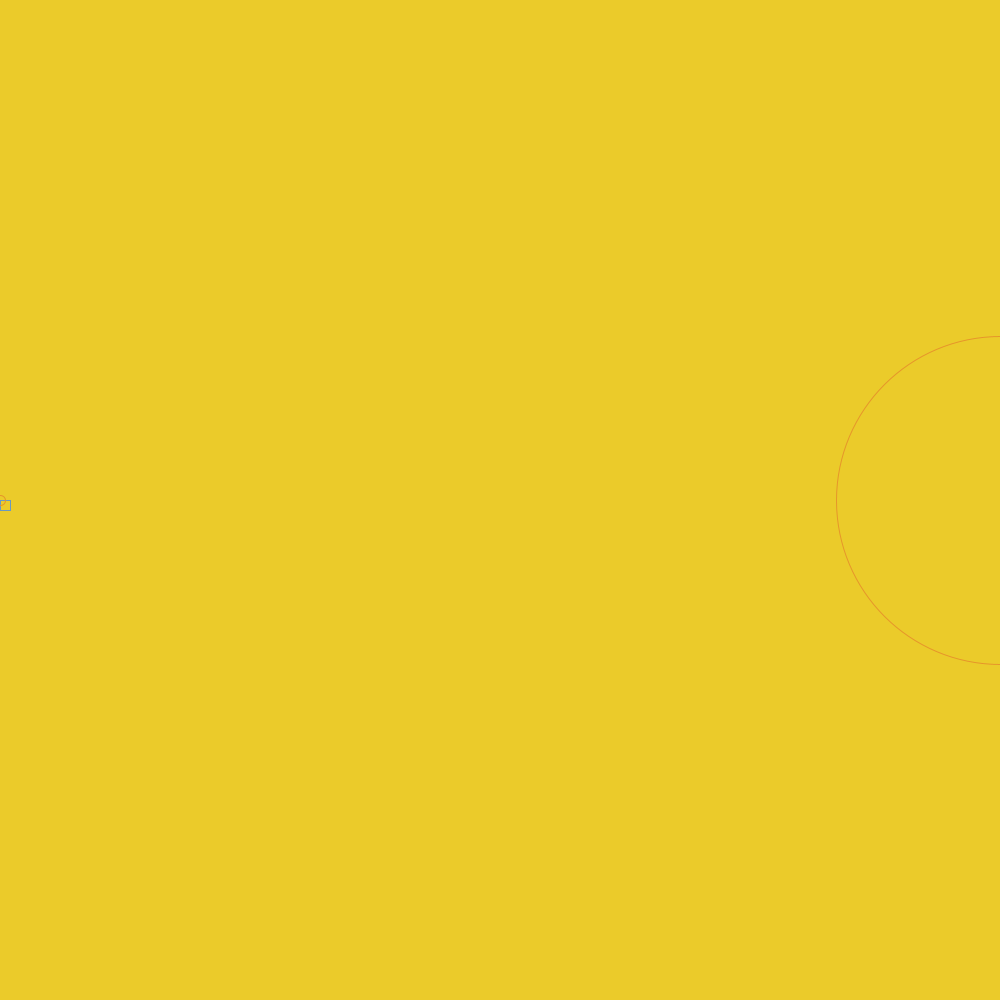
Frame 1 (no input)
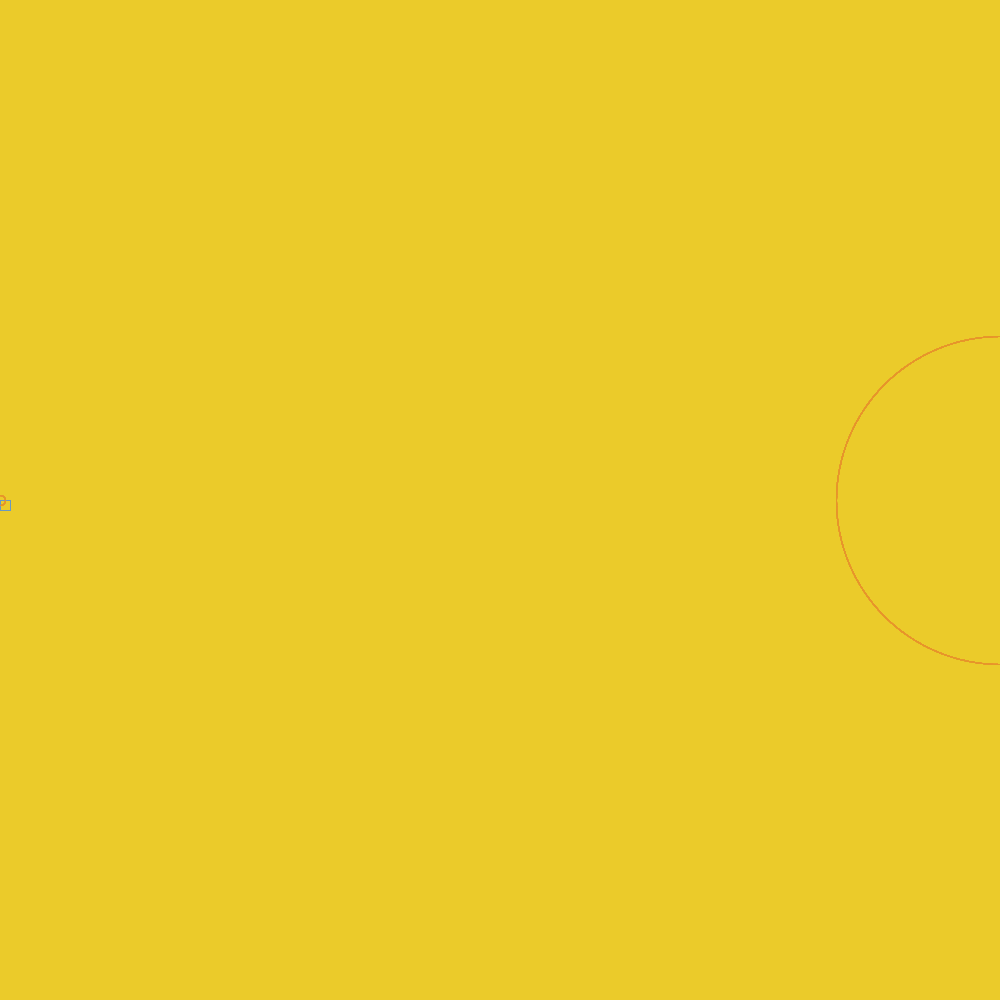
Frame 60 (the mouse pressed at the canvas centre just before this capture)
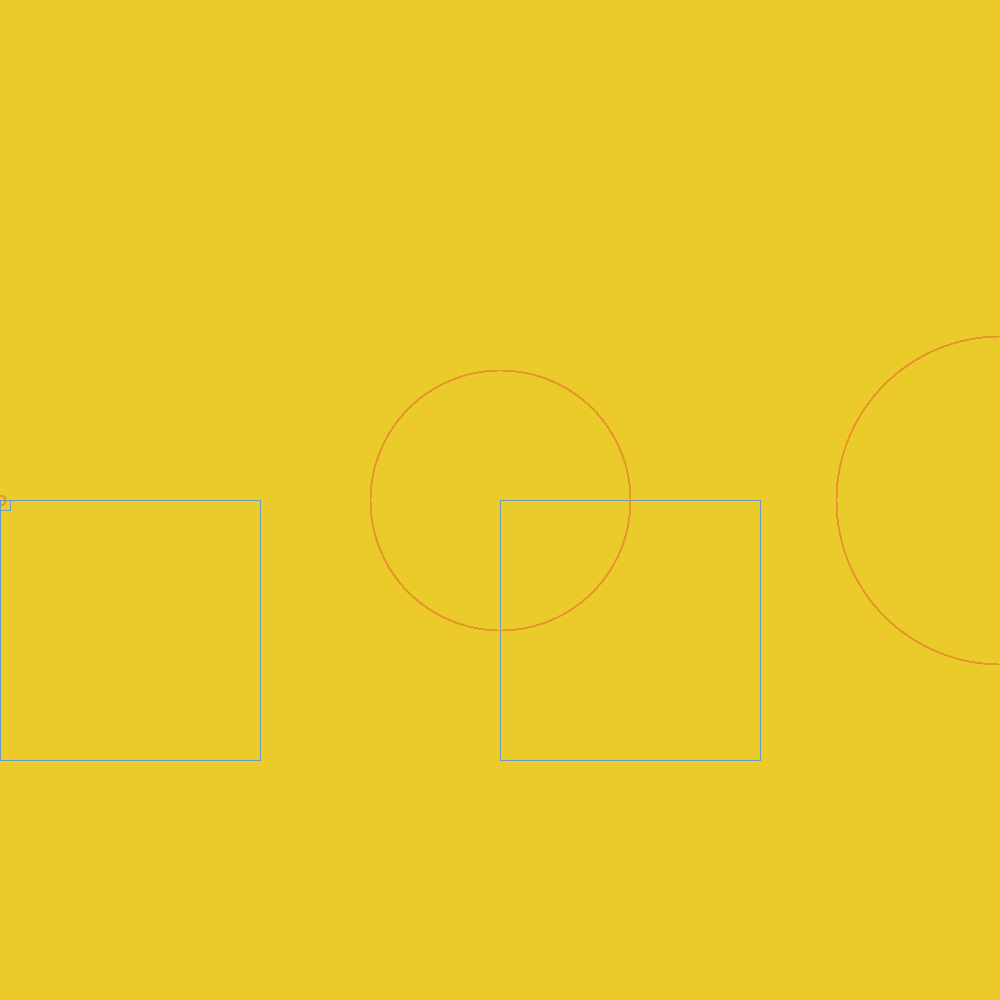
Frame 120 (the mouse held since frame 60 and released just before this capture)

The Processing sketch that drew these frames (run headless with seeded random() and noise(); from frame 60 on, the mouse is pressed at the canvas centre):

// Processing sketch: homework2
// ── homework2.pde
 int x = 0; 
  //initializing it
  int y = 0;

void setup (){
  
  size(1000,1000); //I want to try a bigger canvas so there is more space to move your curser around when you "draw"

  background(235,203,42);
  //experimenting with the RGB scale. I want a mustard yellow background
 
  
  
}


void draw () {
  
  noFill();
  stroke(106,153,193);//trying to figure out the colors
  
 rect(pmouseX, height/2, mouseY/2+10, mouseY/2+10);

 int inverseX = width +mouseX;
 int inverseY = height + mouseY;
 rect(inverseX, height/2, (inverseY/2)+10, (inverseY/2)+10); //I used most of the code from https://processing.org/examples/mouse2d.html 
  //I want to try it out some parts of the void draw and instead of subtracting in the inverse I added

 stroke(230,149,42);
 ellipse(mouseX, height/2, mouseY/2+10, mouseY/2+10);
 ellipse(inverseX, height/2, (inverseY/3)-5, (inverseY/3)-5); 
 //here, I did something similar to the rectanlge code but was experimenting with the math part of the code
 //I think when experimenting with the math, it places the shape differently when you draw it
  
}
